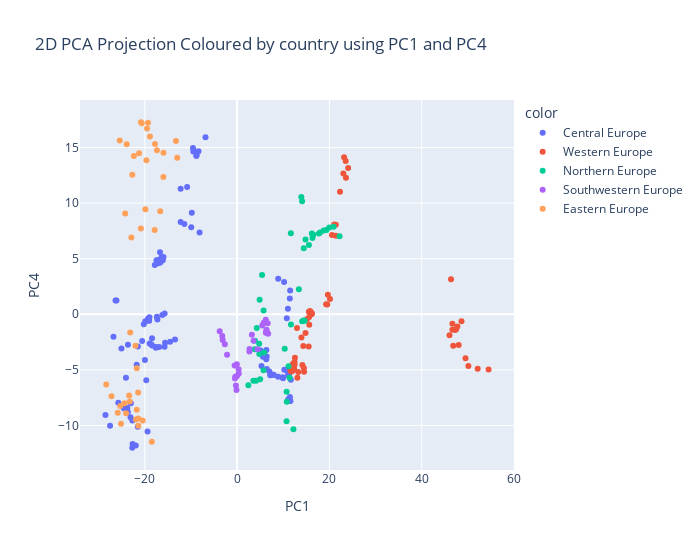

Source (notebook cell):
### Code cell
fig = px.scatter(
        x = comps[:,0],
        y = comps[:,3],
        color=subregions,
        hover_data={"Country" : pca_df.index.get_level_values(0)},
        labels = {"x": "PC1","y": "PC4"},
        title= "2D PCA Projection Coloured by country using PC1 and PC4",
        height = 550,
        width=700

)
fig.show()

### Figure 1 — Plotly figure (JSON) as saved in the notebook; plotly's stock layout.template omitted (floating-point values rounded to 4 significant figures)
{"data": [{"customdata": [["AUT"], ["AUT"], ["AUT"], ["AUT"], ["AUT"], ["AUT"], ["AUT"], ["AUT"], ["AUT"], ["AUT"], ["AUT"], ["AUT"], ["AUT"], ["AUT"], ["CZE"], ["CZE"], ["CZE"], ["CZE"], ["CZE"], ["CZE"], ["CZE"], ["CZE"], ["CZE"], ["CZE"], ["CZE"], ["CZE"], ["CZE"], ["CZE"], ["DEU"], ["DEU"], ["DEU"], ["DEU"], ["DEU"], ["DEU"], ["DEU"], ["DEU"], ["DEU"], ["DEU"], ["DEU"], ["DEU"], ["DEU"], ["DEU"], ["HUN"], ["HUN"], ["HUN"], ["HUN"], ["HUN"], ["HUN"], ["HUN"], ["HUN"], ["HUN"], ["HUN"], ["HUN"], ["HUN"], ["HUN"], ["HUN"], ["POL"], ["POL"], ["POL"], ["POL"], ["POL"], ["POL"], ["POL"], ["POL"], ["POL"], ["POL"], ["POL"], ["POL"], ["POL"], ["POL"], ["SVK"], ["SVK"], ["SVK"], ["SVK"], ["SVK"], ["SVK"], ["SVK"], ["SVK"], ["SVK"], ["SVK"], ["SVK"], ["SVK"], ["SVK"], ["SVK"], ["SVN"], ["SVN"], ["SVN"], ["SVN"], ["SVN"], ["SVN"], ["SVN"], ["SVN"], ["SVN"], ["SVN"], ["SVN"], ["SVN"], ["SVN"], ["SVN"]], "hovertemplate": "color=Central Europe<br>PC1=%{x}<br>PC4=%{y}<br>Country=%{customdata[0]}<extra></extra>", "legendgroup": "Central Europe", "marker": {"color": "#636efa", "symbol": "circle"}, "mode": "markers", "name": "Central Europe", "orientation": "v", "showlegend": true, "type": "scatter", "x": [8.905, 10.18, 11.49, 11.42, 10.77, 11.01, 10.23, 10.82, 11.25, 11.03, 11.65, 11.05, 11.44, 11.55, -24.09, -23.03, -22.65, -22.73, -20.22, -19.89, -19.31, -19.12, -19.07, -19.01, -17.28, -17.39, -16.22, -15.72, 5.595, 6.344, 6.405, 6.312, 5.092, 5.289, 6.432, 6.981, 7.171, 7.665, 7.967, 8.881, 9.873, 9.955, -21.97, -19.69, -18.4, -17.61, -18.44, -16.71, -15.96, -16.4, -16.64, -17.48, -17.04, -17.83, -17.1, -16.11, -26.35, -26.15, -26.8, -28.54, -27.54, -25.76, -24.57, -24.12, -23.81, -23.68, -23.1, -22.71, -21.54, -19.41, -25.07, -23.66, -21.51, -20.59, -21.76, -19.98, -18.96, -18.64, -17.61, -16.91, -15.72, -15.62, -14.52, -13.46, -12.24, -10.83, -9.823, -9.945, -12.24, -11.44, -8.783, -8.846, -9.485, -9.392, -9.565, -8.377, -6.857, -8.142], "xaxis": "x", "y": [3.191, 2.908, 2.149, 1.421, -0.3657, 0.4984, -5.0, -5.084, -5.416, -5.461, -5.896, -7.666, -7.432, -7.813, -5.708, -8.01, -11.67, -12.01, -0.9011, -0.6191, -0.3952, -0.5776, -0.5488, -0.2615, -0.4667, -0.2185, -0.07291, 0.06351, -3.813, -3.209, -3.794, -4.044, -3.251, -4.65, -4.934, -5.15, -5.484, -5.409, -5.473, -5.611, -5.659, -5.764, -11.8, -5.94, -2.815, -2.948, -2.15, 5.59, 5.146, 5.138, 4.66, 4.864, 4.581, 4.442, 4.878, 4.866, 1.245, 1.247, -2.022, -9.069, -10.02, -7.956, -8.448, -8.386, -8.424, -8.796, -9.269, -9.552, -10.12, -10.55, -3.072, -2.746, -2.905, -2.407, -4.531, -4.116, -2.637, -2.707, -3.013, -2.949, -2.916, -2.565, -2.468, -2.261, 11.29, 11.46, 9.145, 7.84, 8.295, 8.119, 14.31, 14.24, 14.64, 14.69, 14.95, 14.67, 15.94, 7.36], "yaxis": "y"}, {"customdata": [["BEL"], ["BEL"], ["BEL"], ["BEL"], ["BEL"], ["BEL"], ["BEL"], ["BEL"], ["BEL"], ["BEL"], ["BEL"], ["BEL"], ["BEL"], ["BEL"], ["FRA"], ["FRA"], ["FRA"], ["FRA"], ["FRA"], ["FRA"], ["FRA"], ["FRA"], ["FRA"], ["FRA"], ["FRA"], ["FRA"], ["FRA"], ["FRA"], ["LUX"], ["LUX"], ["LUX"], ["LUX"], ["LUX"], ["LUX"], ["LUX"], ["LUX"], ["LUX"], ["LUX"], ["LUX"], ["LUX"], ["LUX"], ["LUX"], ["NLD"], ["NLD"], ["NLD"], ["NLD"], ["NLD"], ["NLD"], ["NLD"], ["NLD"], ["NLD"], ["NLD"], ["NLD"], ["NLD"], ["NLD"], ["NLD"]], "hovertemplate": "color=Western Europe<br>PC1=%{x}<br>PC4=%{y}<br>Country=%{customdata[0]}<extra></extra>", "legendgroup": "Western Europe", "marker": {"color": "#EF553B", "symbol": "circle"}, "mode": "markers", "name": "Western Europe", "orientation": "v", "showlegend": true, "type": "scatter", "x": [19.53, 19.28, 20.12, 19.67, 21.05, 21.39, 20.54, 21.39, 23.18, 23.53, 24.06, 23.59, 23.03, 22.29, 12.97, 13.94, 12.34, 12.0, 11.56, 11.76, 12.05, 12.27, 12.44, 12.53, 12.4, 12.43, 13.24, 13.06, 50.12, 52.13, 54.49, 49.5, 46.84, 48.02, 46.65, 46.03, 47.24, 46.66, 47.73, 48.62, 47.46, 46.36, 14.33, 14.82, 15.55, 16.12, 15.13, 15.8, 16.22, 16.07, 15.61, 15.63, 15.5, 14.51, 14.47, 14.15], "xaxis": "x", "y": [0.8734, 0.8993, 1.37, 1.754, 8.07, 7.07, 7.132, 8.046, 14.12, 13.79, 13.16, 12.29, 12.67, 11.02, -1.232, -2.094, -4.924, -5.079, -5.057, -5.141, -4.468, -4.625, -4.288, -3.902, -4.567, -4.485, -5.203, -5.716, -4.661, -4.905, -4.971, -3.955, -2.84, -2.768, -1.385, -1.896, -1.409, -0.8446, -1.094, -0.6238, -1.34, 3.145, -2.848, -1.692, 0.2377, 0.00395, -0.4537, 0.2904, 0.07931, 0.1561, -0.2419, -0.9316, -2.901, -5.174, -4.828, -4.572], "yaxis": "y"}, {"customdata": [["DNK"], ["DNK"], ["DNK"], ["DNK"], ["DNK"], ["DNK"], ["DNK"], ["DNK"], ["DNK"], ["DNK"], ["DNK"], ["DNK"], ["DNK"], ["DNK"], ["FIN"], ["FIN"], ["FIN"], ["FIN"], ["FIN"], ["FIN"], ["FIN"], ["FIN"], ["FIN"], ["FIN"], ["FIN"], ["FIN"], ["FIN"], ["FIN"], ["SWE"], ["SWE"], ["SWE"], ["SWE"], ["SWE"], ["SWE"], ["SWE"], ["SWE"], ["SWE"], ["SWE"], ["SWE"], ["SWE"], ["SWE"], ["SWE"]], "hovertemplate": "color=Northern Europe<br>PC1=%{x}<br>PC4=%{y}<br>Country=%{customdata[0]}<extra></extra>", "legendgroup": "Northern Europe", "marker": {"color": "#00cc96", "symbol": "circle"}, "mode": "markers", "name": "Northern Europe", "orientation": "v", "showlegend": true, "type": "scatter", "x": [13.91, 14.08, 16.19, 15.56, 14.82, 16.52, 16.33, 17.72, 17.97, 18.76, 19.37, 19.96, 20.91, 22.2, 4.253, 4.793, 5.713, 4.987, 2.43, 3.527, 4.105, 3.817, 3.877, 5.399, 4.877, 5.735, 5.867, 4.809, 11.64, 14.44, 13.38, 11.67, 10.31, 11.15, 11.37, 10.72, 10.76, 10.71, 12.2, 14.1, 14.43, 14.64], "xaxis": "x", "y": [10.54, 10.16, 7.275, 6.225, 6.725, 7.162, 6.865, 7.274, 7.355, 7.546, 7.594, 7.808, 7.882, 7.024, -1.231, -2.653, -5.026, -5.852, -6.381, -5.974, -5.991, -3.145, -2.379, 3.531, 1.317, 0.3468, -3.448, -3.582, 7.301, 5.935, 2.255, -0.9258, -3.096, -4.666, -5.701, -6.967, -7.866, -9.616, -10.33, -0.6244, -0.5652, -0.5918], "yaxis": "y"}, {"customdata": [["ESP"], ["ESP"], ["ESP"], ["ESP"], ["ESP"], ["ESP"], ["ESP"], ["ESP"], ["ESP"], ["ESP"], ["ESP"], ["ESP"], ["ESP"], ["ESP"], ["PRT"], ["PRT"], ["PRT"], ["PRT"], ["PRT"], ["PRT"], ["PRT"], ["PRT"], ["PRT"], ["PRT"], ["PRT"], ["PRT"], ["PRT"], ["PRT"]], "hovertemplate": "color=Southwestern Europe<br>PC1=%{x}<br>PC4=%{y}<br>Country=%{customdata[0]}<extra></extra>", "legendgroup": "Southwestern Europe", "marker": {"color": "#ab63fa", "symbol": "circle"}, "mode": "markers", "name": "Southwestern Europe", "orientation": "v", "showlegend": true, "type": "scatter", "x": [2.663, 2.701, 3.198, 3.56, 4.411, 5.449, 5.763, 6.627, 6.733, 6.367, 6.258, 6.247, 6.381, 6.208, -0.398, -0.06014, 0.3199, 0.3673, -0.01629, -0.1292, -0.2558, -0.4625, -0.5405, -2.178, -2.671, -3.131, -3.217, -3.778], "xaxis": "x", "y": [-3.345, -3.113, -1.845, -2.388, -3.144, -1.01, -0.7547, -0.7978, -1.753, -1.385, -1.661, -1.635, -1.497, -0.4968, -5.614, -4.492, -4.957, -5.319, -5.543, -6.818, -6.399, -5.788, -4.613, -3.651, -2.689, -2.305, -1.953, -1.526], "yaxis": "y"}, {"customdata": [["EST"], ["EST"], ["EST"], ["EST"], ["EST"], ["EST"], ["EST"], ["EST"], ["EST"], ["EST"], ["EST"], ["EST"], ["EST"], ["EST"], ["LTU"], ["LTU"], ["LTU"], ["LTU"], ["LTU"], ["LTU"], ["LTU"], ["LTU"], ["LTU"], ["LTU"], ["LTU"], ["LTU"], ["LTU"], ["LTU"], ["LVA"], ["LVA"], ["LVA"], ["LVA"], ["LVA"], ["LVA"], ["LVA"], ["LVA"], ["LVA"], ["LVA"], ["LVA"], ["LVA"], ["LVA"], ["LVA"]], "hovertemplate": "color=Eastern Europe<br>PC1=%{x}<br>PC4=%{y}<br>Country=%{customdata[0]}<extra></extra>", "legendgroup": "Eastern Europe", "marker": {"color": "#FFA15A", "symbol": "circle"}, "mode": "markers", "name": "Eastern Europe", "orientation": "v", "showlegend": true, "type": "scatter", "x": [-28.37, -27.23, -25.32, -25.87, -25.17, -24.06, -24.42, -23.4, -23.27, -21.75, -21.92, -21.42, -20.48, -18.48, -24.26, -22.92, -20.86, -19.89, -19.65, -23.18, -22.02, -21.75, -21.46, -21.42, -16.67, -17.87, -13.26, -12.99, -25.44, -23.93, -22.37, -22.72, -21.25, -20.83, -20.69, -19.32, -19.52, -18.89, -17.8, -17.38, -15.96, -15.99], "xaxis": "x", "y": [-6.319, -7.38, -8.245, -8.86, -9.849, -8.913, -8.005, -7.301, -7.857, -8.586, -9.477, -9.378, -9.565, -11.46, 9.074, 6.9, 7.706, 9.447, 13.85, -1.632, -2.842, -4.859, -7.046, -10.04, 9.266, 7.593, 15.58, 14.09, 15.63, 15.29, 14.23, 12.56, 14.48, 17.28, 17.19, 17.24, 16.72, 15.99, 15.31, 14.76, 14.54, 12.36], "yaxis": "y"}], "layout": {"height": 550, "legend": {"title": {"text": "color"}, "tracegroupgap": 0}, "title": {"text": "2D PCA Projection Coloured by country using PC1 and PC4"}, "width": 700, "xaxis": {"anchor": "y", "domain": [0, 1], "title": {"text": "PC1"}}, "yaxis": {"anchor": "x", "domain": [0, 1], "title": {"text": "PC4"}}}}
